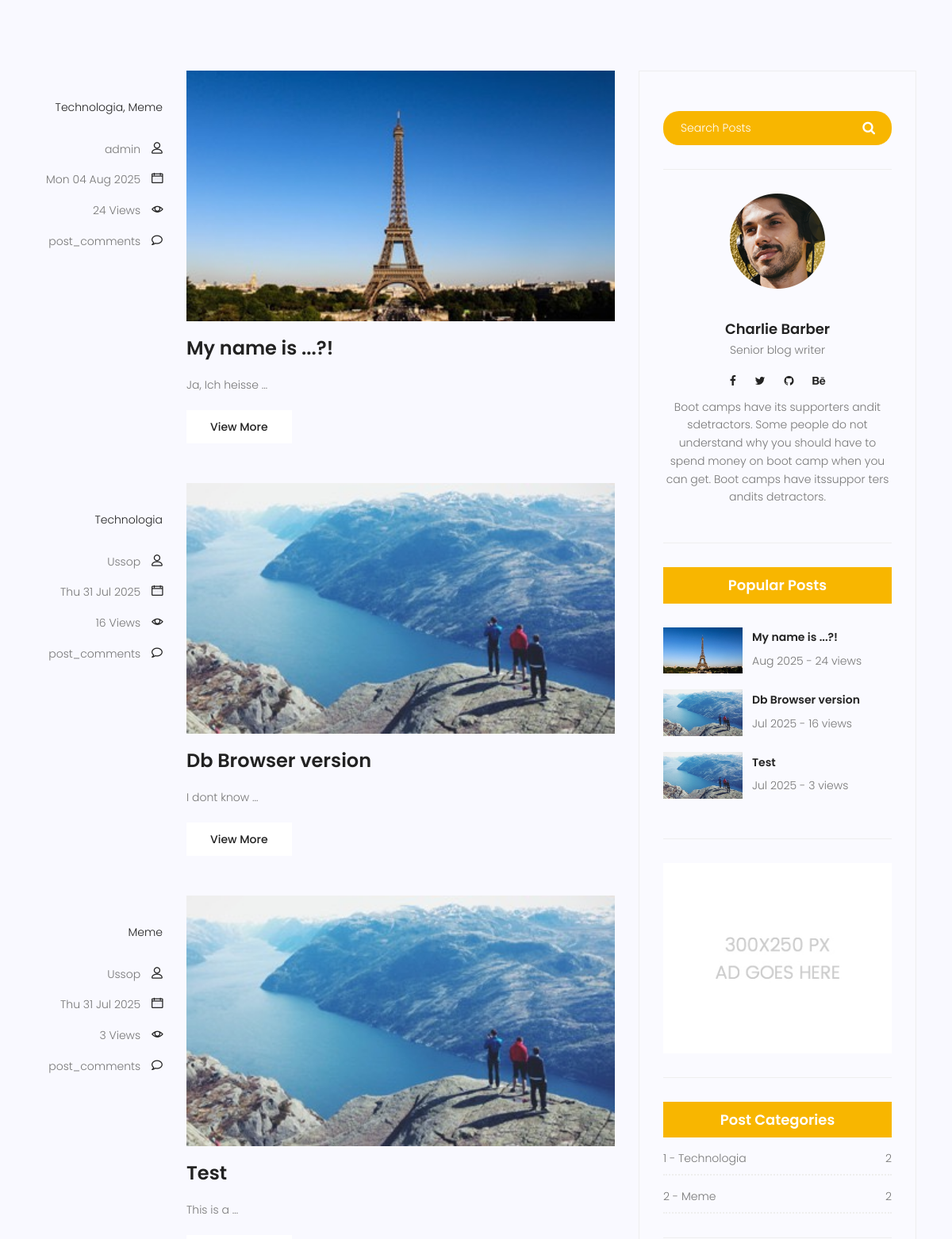
Page /blog/search/ (middle part) on the earlier database version.
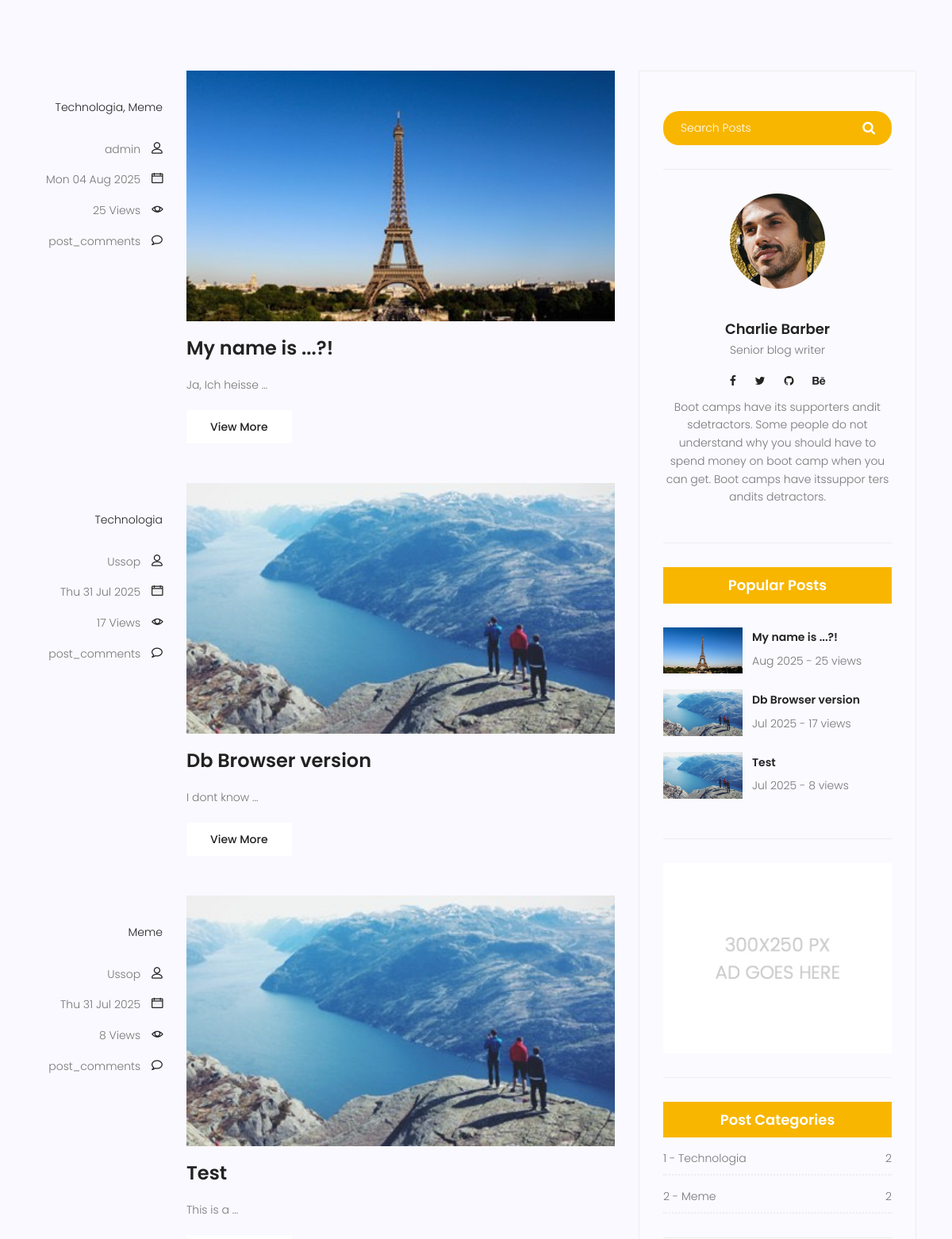
Same page on the later database version.
### blog/models.py (models this page shows, shortened)
class Category(models.Model):
    name = models.CharField(max_length=255)
    def __str__(self):
        return (
            f"{self.id} - {self.name}"  # pyright: ignore[reportAttributeAccessIssue]
        )

class Post(models.Model):
    image = models.ImageField(upload_to='blog/', default='blog/default.jpg')
    title = models.CharField(max_length=255)
    content = models.TextField()
    author = models.ForeignKey(User, on_delete=models.SET_NULL, null=True)
    category = models.ManyToManyField(Category)
    views = models.IntegerField(default=0)
    status = models.BooleanField(default=False)
    published = models.DateTimeField(null=True)
    created = models.DateTimeField(auto_now_add=True)
    edited = models.DateTimeField(auto_now=True)
    class Meta:
        ordering = ['-created']

### blog/views.py (the view)
# urls.py: path("search/", blog_search, name="blog_search"),
def blog_search(request):
    query = request.GET.get('s')
    posts = Post.objects.filter(status=1, published__lte=timezone.now())
    if query:
        posts = posts.filter(title__icontains=query) | posts.filter(content__icontains=query)
    return render(request, 'blog/blog_index.html', {'posts': posts, 'search_query': query})

### blog/templatetags/blog_tags.py (called while the page is built)
@register.inclusion_tag('blog/popularposts.html')
def popularposts():
    posts =  Post.objects.filter(status=1, published__lte=timezone.now()).order_by('-views', 'published')[:5]
    return {"posts": posts}

@register.inclusion_tag('blog/categories.html')
def categories():
    posts = Post.objects.filter(status=1, published__lte=timezone.now())
    cat = Category.objects.all()
    cat_dict = {}
    for name in cat:
        cat_dict[name] = posts.filter(category=name).count()
    return {'categories': cat_dict}

@register.inclusion_tag('blog/search.html')
def search():
    return {}

### templates/blog/blog_index.html (shortened to what this page needs)
{% extends "base.html" %}
{% load static %}
{% block content %}
{% load blog_tags %}
			<section class="top-category-widget-area pt-90 pb-90 ">
			</section>
			<section class="post-content-area">
				<div class="container">
					<div class="row">
						<div class="col-lg-8 posts-list">
							{% for post in posts %}
							<div class="single-post row">
								<div class="col-lg-3  col-md-3 meta-details">
									<ul class="tags">
										<li><a href="#">
										{% for c in post.category.all %}
											<li><a href="{% url 'blog:blog_category' c.name %}">
													{{ c.name }}{% if not forloop.last %}, {% endif %}
											</a></li>
										{% endfor %}
									</ul>
									<div class="user-details row">
										<p class="user-name col-lg-12 col-md-12 col-6"><a href="{% url 'blog:blog_author' post.author %}">{{post.author}}</a> <span class="lnr lnr-user"></span></p>
										<p class="date col-lg-12 col-md-12 col-6"><a href="#">{{ post.published|date:"D d M Y" }}</a> <span class="lnr lnr-calendar-full"></span></p>
										<p class="view col-lg-12 col-md-12 col-6"><a href="#">{{post.views}} Views</a> <span class="lnr lnr-eye"></span></p>
										<p class="comments col-lg-12 col-md-12 col-6"><a href="#">post_comments</a> <span class="lnr lnr-bubble"></span></p>
									</div>
								</div>
								<div class="col-lg-9 col-md-9 ">
									<div class="feature-img">
										<img class="img-fluid" src="{{ post.image.url }}" alt="">
									</div>
									<a class="posts-title" href="{% url 'blog:blog_about' post.id %}"><h3>{{post.title}}</h3></a>
									<p class="excert">
										{{post.content|truncatewords:3}}
									</p>
									<a href="{% url 'blog:blog_about' post.id %}" class="primary-btn">View More</a>
								</div>
							</div>{% endfor %}
						</div>
								{% search %}
								<div class="single-sidebar-widget user-info-widget">
									<img src="{% static 'websiteApp/img/blog/user-info.png' %}" alt="">
									<a href="#"><h4>Charlie Barber</h4></a>
									<p>
										Senior blog writer
									</p>
									<ul class="social-links">
										<li><a href="#"><i class="fa fa-facebook"></i></a></li>
										<li><a href="#"><i class="fa fa-twitter"></i></a></li>
										<li><a href="#"><i class="fa fa-github"></i></a></li>
										<li><a href="#"><i class="fa fa-behance"></i></a></li>
									</ul>
									<p>
										Boot camps have its supporters andit sdetractors. Some people do not understand why you should have to spend money on boot camp when you can get. Boot camps have itssuppor ters andits detractors.
									</p>
								</div>
									{% popularposts %}
								<div class="single-sidebar-widget ads-widget">
									<a href="#"><img class="img-fluid" src="{% static 'websiteApp/img/blog/ads-banner.jpg' %}" alt=""></a>
								</div>
									{% categories %}
							</div>
						</div>
					</div>
				</div>
			</section>
{% endblock %}

### templates/base.html (shortened to what this page needs)
{% load static%}
<!DOCTYPE html>
<html lang="zxx" class="no-js">
    <head>
        <link rel="stylesheet"
            href="{% static 'websiteApp/css/linearicons.css' %}">
        <link rel="stylesheet"
            href="{% static 'websiteApp/css/font-awesome.min.css' %}">
        <link rel="stylesheet"
            href="{% static 'websiteApp/css/bootstrap.css' %}">
        <link rel="stylesheet"
            href="{% static 'websiteApp/css/magnific-popup.css' %}">
        <link rel="stylesheet"
            href="{% static 'websiteApp/css/jquery-ui.css' %}">
        <link rel="stylesheet"
            href="{% static 'websiteApp/css/nice-select.css' %}">
        <link rel="stylesheet"
            href="{% static 'websiteApp/css/animate.min.css' %}">
        <link rel="stylesheet"
            href="{% static 'websiteApp/css/owl.carousel.css' %}">
        <link rel="stylesheet" href="{% static 'websiteApp/css/main.css' %}">
    </head>
    <body>
        {% block content %}
        {% endblock %}
    </body>
</html>

### templates/blog/search.html
<div class="col-lg-4 sidebar-widgets">
    <div class="widget-wrap">
        <div class="single-sidebar-widget search-widget">
            <form class="search-form" action="{% url 'blog:blog_search' %}" method="get">
                <input placeholder="Search Posts" name="s" type="text" onfocus="this.placeholder = ''" onblur="this.placeholder = 'Search Posts'" >
                <button type="submit"><i class="fa fa-search"></i></button>
            </form>
        </div>

### templates/blog/popularposts.html
<div class="single-sidebar-widget popular-post-widget">
    <h4 class="popular-title">Popular Posts</h4>
    <div class="popular-post-list">
        {% for post in posts %}
        <div class="single-post-list d-flex flex-row align-items-center">
            <div class="thumb">
                <img class="img-fluid" src="{{ post.image.url }}" alt="">
            </div>
            <div class="details">
                <a href="{% url 'blog:blog_about' post.id %}"><h6>{{ post.title }}</h6></a>
                <p>{{ post.published|date:"M Y" }} - {{post.views}} views </p>
            </div>
        </div>
        {% endfor %}
    </div>
</div>

### templates/blog/categories.html
<div class="single-sidebar-widget post-category-widget">
    <h4 class="category-title">Post Categories</h4>
    <ul class="cat-list">
        {% for name,count in categories.items %}
        <li>
            <a href="{% url 'blog:blog_category' name.name %}" class="d-flex justify-content-between">
                <p>{{name}} </p>
                <p>{{count}}</p>
            </a>
        </li>
        {% endfor %}
    </ul>
</div>

Differences in the rows shown:
changed Post "My name is ...?!": views "24" → "25"
changed Post "Db Browser version": views "16" → "17"
changed Post "Test": views "3" → "8"
